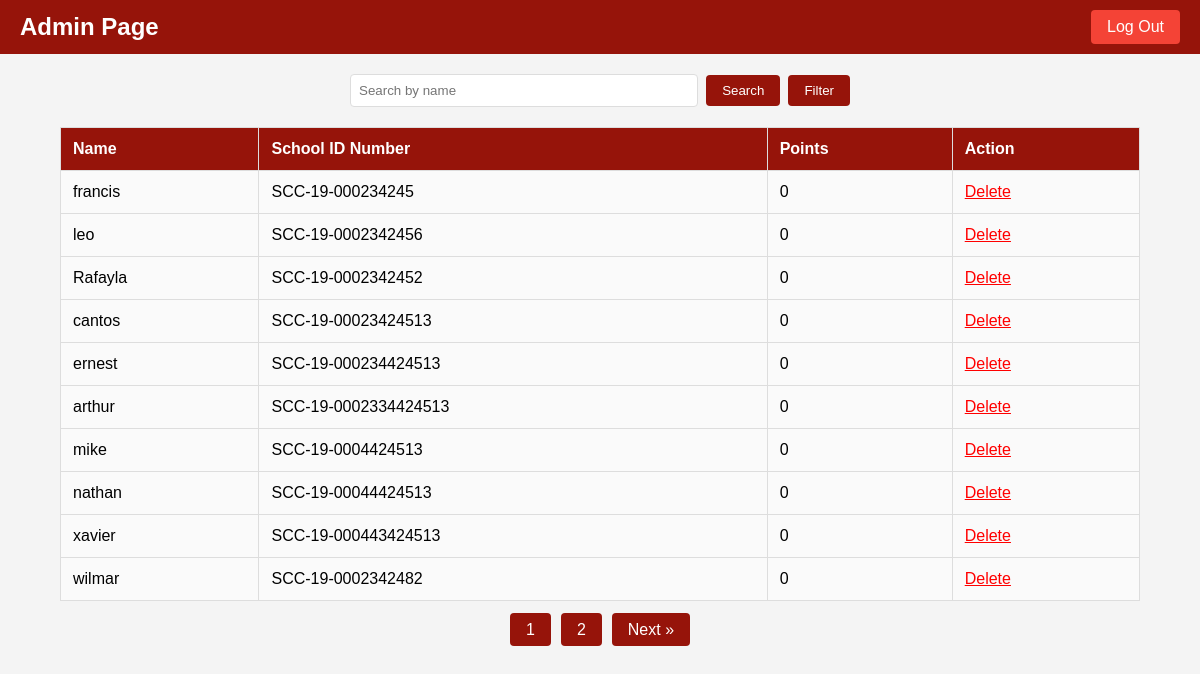
Page /admin.php (signed in) on the committed database.
### tables this page shows
CREATE TABLE `students` (
  `id` int(11) NOT NULL,
  `name` varchar(255) NOT NULL,
  `age` int(11) NOT NULL,
  `school_id_number` varchar(50) NOT NULL,
  `username` varchar(50) NOT NULL,
  `password` varchar(255) NOT NULL,
  `points` int(11) DEFAULT 0
);

### admin.php (the view, shortened to what this page needs)
<?php
$conn = new mysqli('localhost', 'root', '', 'student_rewards');
$results_per_page = 10;
$page = isset($_GET['page']) ? intval($_GET['page']) : 1;
$offset = ($page - 1) * $results_per_page;
$search_query = "";
$count_sql = "SELECT COUNT(*) AS total FROM students";
$count_stmt = $conn->prepare($count_sql);
$count_stmt->execute();
$count_result = $count_stmt->get_result();
$total_records = $count_result->fetch_assoc()['total'];
$total_pages = ceil($total_records / $results_per_page);
$sql = "SELECT id, name, school_id_number, points FROM students";
$sql .= " LIMIT ? OFFSET ?";
$stmt = $conn->prepare($sql);
if (!empty($search_query)) {
    $stmt->bind_param("sii", $search_param, $results_per_page, $offset);
} else {
    $stmt->bind_param("ii", $results_per_page, $offset);
}
$stmt->execute();
$result = $stmt->get_result();
?>
<!DOCTYPE html>
<html lang="en">
<head>
    <link rel="stylesheet" href="adminstyles.css">
</head>
<body>
    <div class="header">
        <h2>Admin Page</h2>
        <button onclick="location.href='logout.php'" class="logout-button">Log Out</button>
    </div>
    <div class="search-bar">
        <form method="get" action="admin.php">
            <input type="text" name="search" placeholder="Search by name" value="<?php echo htmlspecialchars($search_query); ?>">
            <button type="submit">Search</button>
            <button type="button" onclick="resetSearch()">Filter</button>
        </form>
    </div>
    <table>
        <tr>
            <th>Name</th>
            <th>School ID Number</th>
            <th>Points</th>
            <th>Action</th>
        </tr>
        <?php
        if ($result->num_rows > 0) {
            while($row = $result->fetch_assoc()) {
                echo "<tr>
                    <td>" . htmlspecialchars($row["name"]) . "</td>
                    <td>" . htmlspecialchars($row["school_id_number"]) . "</td>
                    <td>" . htmlspecialchars($row["points"]) . "</td>
                    <td><a href='?delete=" . htmlspecialchars($row["id"]) . "' class='delete-button' onclick='return confirm(\"Are you sure you want to delete this user?\");'>Delete</a></td>
                </tr>";
            }
        } else {
            echo "<tr><td colspan='4'>No students found</td></tr>";
        }
        ?>
    </table>
    <div class="pagination">
        <?php
        for ($i = 1; $i <= $total_pages; $i++) {
            echo "<a href='?page=$i&search=" . urlencode($search_query) . "'>$i</a>";
        }
        if ($page < $total_pages) {
            echo "<a href='?page=" . ($page + 1) . "&search=" . urlencode($search_query) . "'>Next &raquo;</a>";
        }
        ?>
    </div>
</body>
</html>

### adminstyles.css (style rules this page uses)
body { font-family: Arial, sans-serif; margin: 0; padding: 0; background-color: #f4f4f4; }
.header { display: flex; justify-content: space-between; align-items: center; padding: 10px 20px; background-color: #96140a; color: white; }
.header h2 { margin: 0; }
.logout-button { padding: 8px 16px; background-color: #f44336; color: white; border: none; cursor: pointer; border-radius: 4px; font-size: 16px; }
.search-bar { margin: 20px; display: flex; justify-content: center; }
.search-bar form { display: flex; align-items: center; max-width: 500px; width: 100%; }
.search-bar input[type="text"] { flex: 1; padding: 8px; border: 1px solid #ddd; border-radius: 4px; }
.search-bar button { padding: 8px 16px; background-color: #96140a; color: white; border: none; cursor: pointer; border-radius: 4px; margin-left: 8px; }
table { width: 90%; margin: 0 auto; border-collapse: collapse; background-color: white; }
th, td { border: 1px solid #ddd; padding: 12px; text-align: left; }
th { background-color: #96140a; color: white; }
td { background-color: #fafafa; }
.delete-button { color: red; cursor: pointer; background: none; border: none; font-size: 16px; }
.pagination { text-align: center; margin: 20px 0; }
.pagination a { margin: 0 5px; padding: 8px 16px; background-color: #96140a; color: white; text-decoration: none; border-radius: 4px; font-size: 16px; }

### rows in the picture
students: name "francis", school_id_number "SCC-19-000234245", points "0"
students: name "leo", school_id_number "SCC-19-0002342456", points "0"
students: name "Rafayla", school_id_number "SCC-19-0002342452", points "0"
students: name "cantos", school_id_number "SCC-19-00023424513", points "0"
students: name "ernest", school_id_number "SCC-19-000234424513", points "0"
students: name "arthur", school_id_number "SCC-19-0002334424513", points "0"
students: name "mike", school_id_number "SCC-19-0004424513", points "0"
students: name "nathan", school_id_number "SCC-19-00044424513", points "0"
students: name "xavier", school_id_number "SCC-19-000443424513", points "0"
students: name "wilmar", school_id_number "SCC-19-0002342482", points "0"
